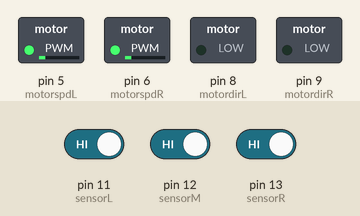
Recording of a sketch running on a simulated Arduino Uno, built with avr-gcc and run on an emulated ATmega328P. On the bench: switched loads named in the sketch (green lamp = pin HIGH). Inputs (shaded band) come from the test bench; at power-on: pin 11 (sensorL) HIGH, pin 12 (sensorM) HIGH, pin 13 (sensorR) HIGH.

Above: at 1.2 s.
1.3 s: pin 11 (sensorL) driven LOW
At 1.8 s:
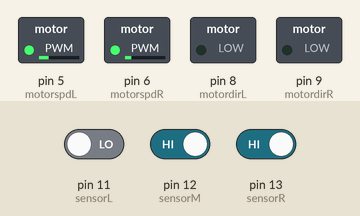
2.8 s: pin 12 (sensorM) driven LOW
At 4.0 s:
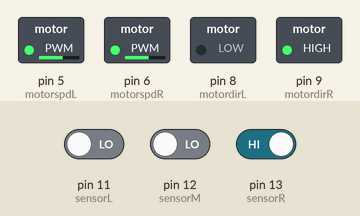
4.3 s: pin 13 (sensorR) driven LOW
At 5.2 s:
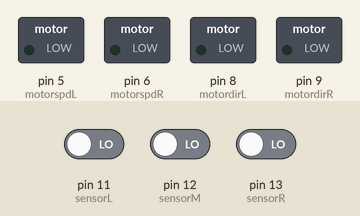
5.8 s: pin 11 (sensorL) driven HIGH
At 6.4 s:
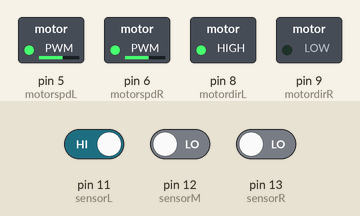
7.3 s: pin 13 (sensorR) driven HIGH
At 8.7 s:
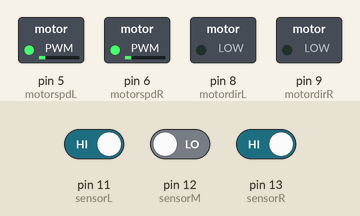
Timing chart, 0 to 9.8 s (numbered marks = the images above; inputs shaded):
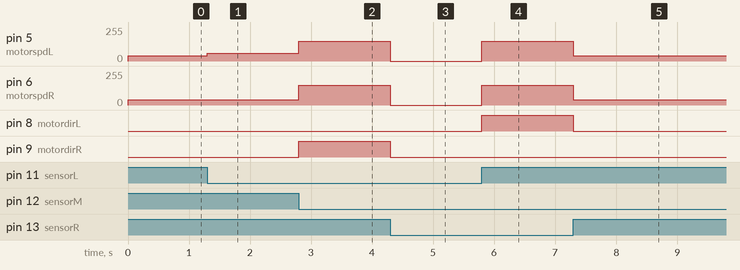

Measured:
- after the input at 1.3 s, pin 5 (motorspdL): 40/255 → 60/255 at once
- after the input at 2.8 s, pin 5 (motorspdL): 60/255 → 150/255 at once; pin 6 (motorspdR): 40/255 → 150/255 at once; pin 9 (motordirR): LOW → HIGH at once
- after the input at 4.3 s, pin 5 (motorspdL), pin 6 (motorspdR): 150/255 → 0/255 at once; pin 9 (motordirR): HIGH → LOW at once
- after the input at 5.8 s, pin 5 (motorspdL), pin 6 (motorspdR): 0/255 → 150/255 at once; pin 8 (motordirL): LOW → HIGH at once
- after the input at 7.3 s, pin 5 (motorspdL), pin 6 (motorspdR): 150/255 → 40/255 at once; pin 8 (motordirL): HIGH → LOW at once

The sketch:

Knob.ino
```cpp
#define sensorL 11
#define sensorM 12
#define sensorR 13
#define motordirL 8
#define motordirR 9
#define motorspdL 5
#define motorspdR 6

void setup()
{
  Serial.begin(9600);
  pinMode(sensorL,INPUT_PULLUP);
  pinMode(sensorM,INPUT_PULLUP);
  pinMode(sensorR,INPUT_PULLUP);
  pinMode(motordirL,OUTPUT);
  pinMode(motordirR,OUTPUT);
  pinMode(motorspdL,OUTPUT);
  pinMode(motorspdR,OUTPUT);
}

void loop()
{
  if((digitalRead(sensorL) == LOW)&& (digitalRead(sensorR) == LOW))
  {
    if(digitalRead(sensorM) == LOW)
    {
    digitalWrite(motordirL,LOW);
    analogWrite(motorspdL,0);
    digitalWrite(motordirR,LOW);
    analogWrite(motorspdR,0);
    }
    else
    {
    digitalWrite(motordirL,LOW);
    analogWrite(motorspdL,40);
    digitalWrite(motordirR,LOW);
    analogWrite(motorspdR,40);
    }
  }

  else if(digitalRead(sensorL) == LOW)
  {
    if(digitalRead(sensorM) == LOW)
    {
    digitalWrite(motordirL,LOW);
    analogWrite(motorspdL,150);
    digitalWrite(motordirR,HIGH);
    analogWrite(motorspdR,150);
    }
    else
    {
    digitalWrite(motordirL,LOW);
    analogWrite(motorspdL,60);
    digitalWrite(motordirR,LOW);
    analogWrite(motorspdR,40);
    }
  }

  else if(digitalRead(sensorR) == LOW)
  {
    if(digitalRead(sensorM) == LOW)
    {
    digitalWrite(motordirL,HIGH);
    analogWrite(motorspdL,150);
    digitalWrite(motordirR,LOW);
    analogWrite(motorspdR,150);
    }
    else
    {
    digitalWrite(motordirL,LOW);
    analogWrite(motorspdL,40);
    digitalWrite(motordirR,LOW);
    analogWrite(motorspdR,60);
    }
  }

  else
  {
    digitalWrite(motordirL,LOW);
    analogWrite(motorspdL,40);
    digitalWrite(motordirR,LOW);
    analogWrite(motorspdR,40);
  }
}
```
